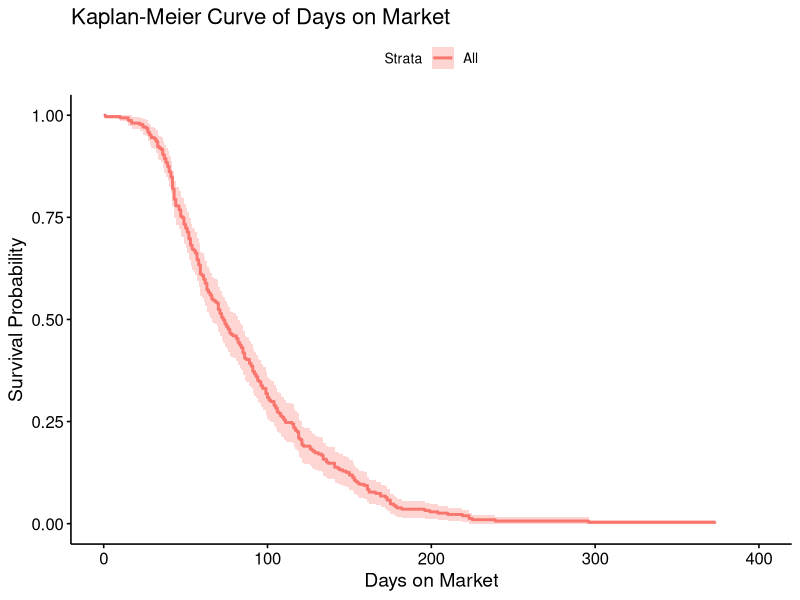
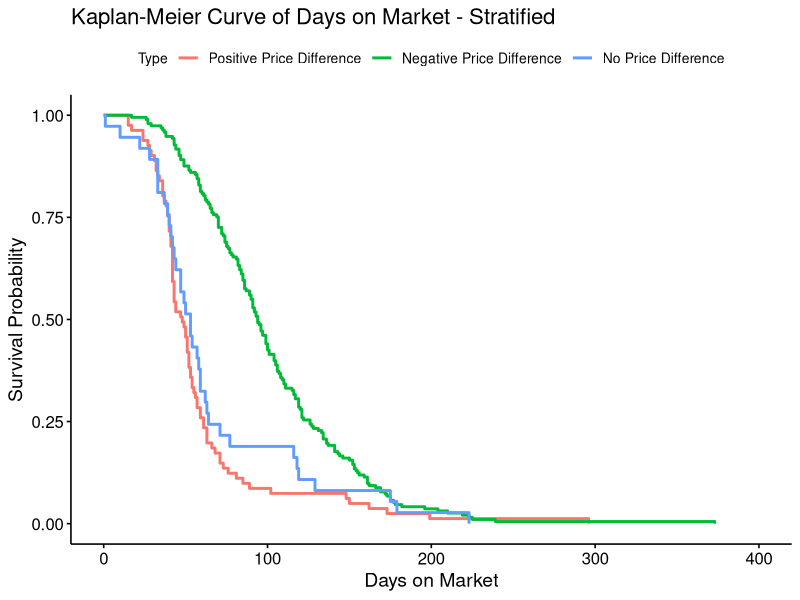
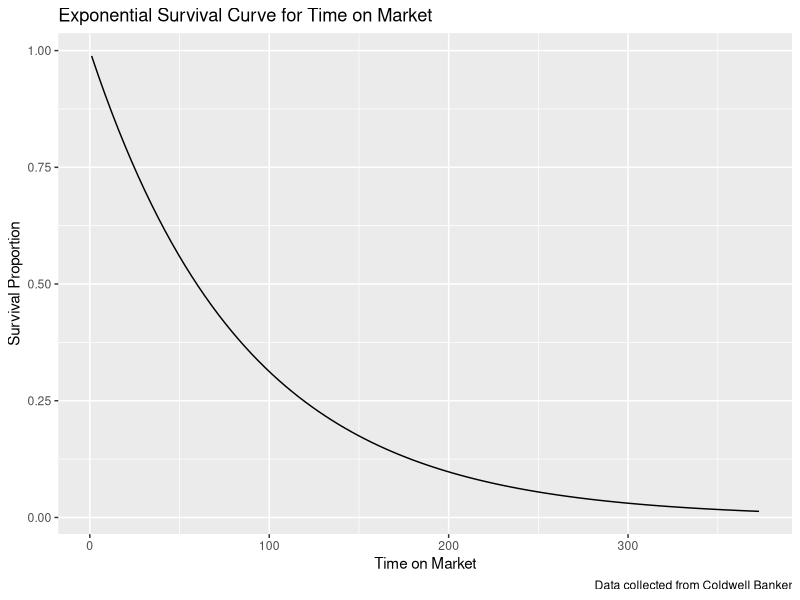
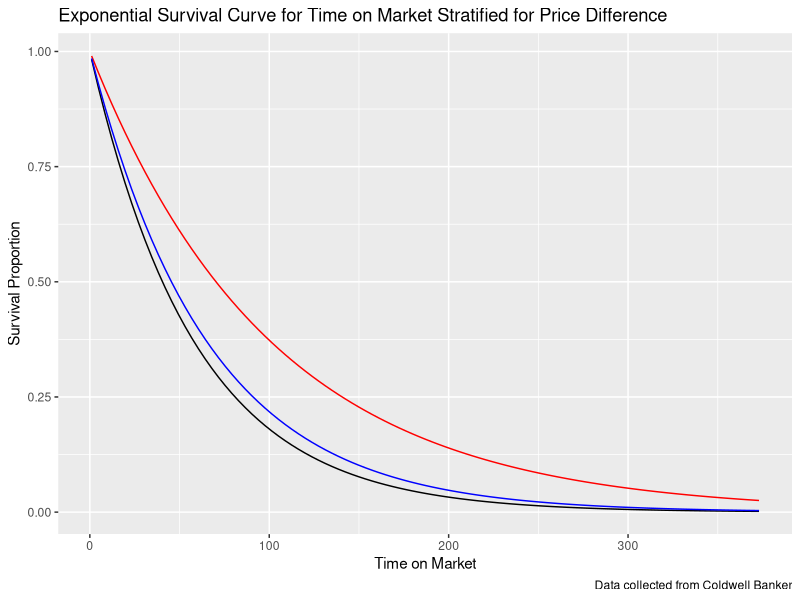
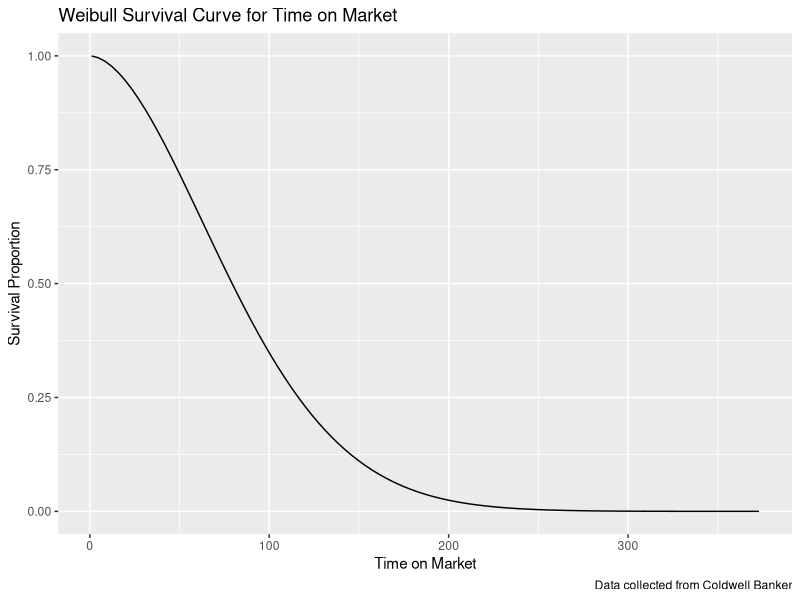
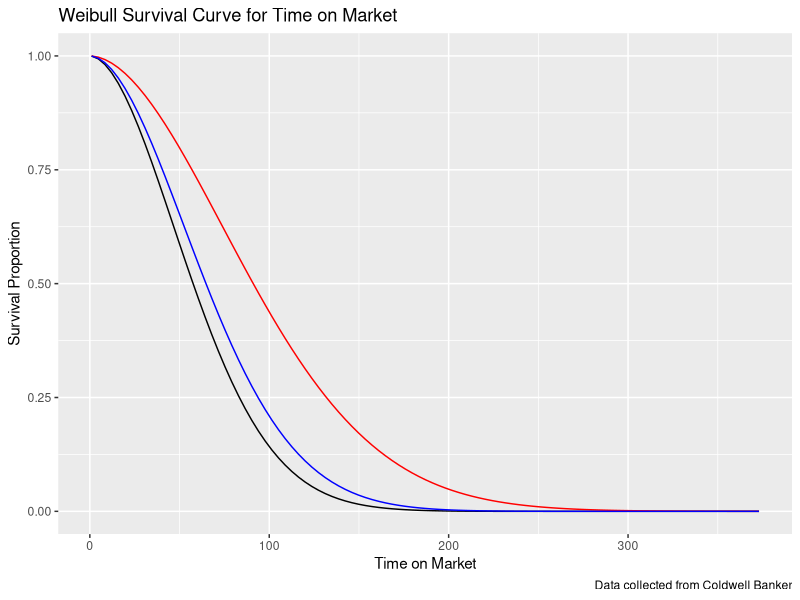

Recreate these plots in R, in order.
## ---- chunk 1
knitr::opts_chunk$set(echo = TRUE)

library(tidyverse)
library(readr)
library(ggplot2)
library(survival)
library(survminer)

house <- read_csv("../Source/house_TC.csv")

house <- house %>% mutate(tom = ifelse(tom == 0, 1, tom))

house$prdiff_np <- as.factor(house$prdiff_np)

## ---- chunk 2

KM = survfit( Surv(tom) ~ 1 , conf.type="plain" , data=house ) 
ggsurvplot(KM, data=house) +
  labs(x = "Days on Market", y = "Survival Probability", title = "Kaplan-Meier Curve of Days on Market")

## ---- chunk 3

# Note: Price Difference = sold - listed
KMECDF = survfit(Surv(tom) ~ prdiff_np, data=house )
ggsurvplot(KMECDF, data=house, legend.title="Type", 
           legend.labs=c("Positive Price Difference","Negative Price Difference", "No Price Difference")) +
    labs(x = "Days on Market", y = "Survival Probability", title = "Kaplan-Meier Curve of Days on Market - Stratified")

## ---- chunk 4

survreg(Surv(tom) ~ 1, dist = "exponential", data=house)

## ---- chunk 5

surv <- function(x){1-pexp(x, 1/exp(4.454011))}

house %>% ggplot(aes(x=tom)) + 
  stat_function(fun=surv, lower.tail=FALSE) + 
  labs(title = "Exponential Survival Curve for Time on Market", x="Time on Market", y="Survival Proportion",
       caption = "Data collected from Coldwell Banker")

## ---- chunk 6

survreg(Surv(tom) ~ as.factor(prdiff_np), dist = "exponential", data=house)

## ---- chunk 7

surv <- function(x){1-pexp(x, 1/exp(4.0672313))}
surv1 <- function(x){1-pexp(x, 1/exp(4.0672313 + 0.5522913))}
surv2 <- function(x){1-pexp(x, 1/exp(4.0672313 + 0.1166739))}


house %>% ggplot(aes(x=tom)) + 
  stat_function(fun=surv, lower.tail=FALSE, col="black") + 
  stat_function(fun=surv1, lower.tail=FALSE, col="red") + 
  stat_function(fun=surv2, lower.tail=FALSE, col="blue") +
  labs(title = "Exponential Survival Curve for Time on Market Stratified for Price Difference", x="Time on Market", y="Survival Proportion",
       caption = "Data collected from Coldwell Banker")


## ---- chunk 8

survreg(Surv(tom) ~ 1, dist = "weibull", data=house)

## ---- chunk 9

surv <- function(x){1-pweibull(x, shape=1/.5511901, scale=exp(4.575712))}

house %>% ggplot(aes(x=tom)) + 
  stat_function(fun=surv, lower.tail=FALSE) + 
  labs(title = "Weibull Survival Curve for Time on Market", x="Time on Market", y="Survival Proportion",
       caption = "Data collected from Coldwell Banker")

## ---- chunk 10

survreg(Surv(tom) ~ prdiff_np, dist = "weibull", data=house)

## ---- chunk 11

surv3 <- function(x){1-pweibull(x, shape=1/0.5340263, scale=exp(4.2485166))}
surv4 <- function(x){1-pweibull(x, shape=1/0.5340263, scale=exp(4.2485166 + 0.4589256))}
surv5 <- function(x){1-pweibull(x, shape=1/0.5340263, scale=exp(4.2485166 + 0.1177328))}


house %>% ggplot(aes(x=tom)) + 
  stat_function(fun=surv3, lower.tail=FALSE, col="black") + 
  stat_function(fun=surv4, lower.tail=FALSE, col="red") +
    stat_function(fun=surv5, lower.tail=FALSE, col="blue") +  labs(title = "Weibull Survival Curve for Time on Market", x="Time on Market", y="Survival Proportion",
       caption = "Data collected from Coldwell Banker") 
## ---- chunk 12

survdiff(Surv(tom) ~ prdiff_np, data=house)

## ---- chunk 13

1 - pchisq(53.87, df=2)
